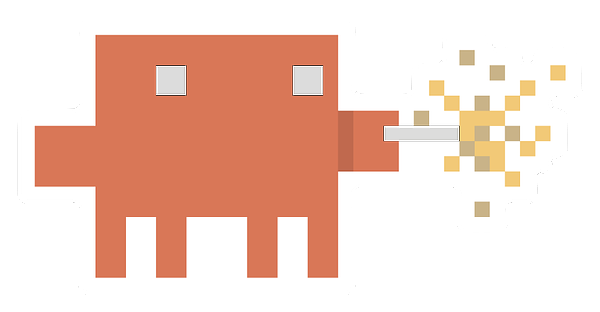
#> input picture .github/clawd.png, 600 x 312 px
$ python make_og.py
#> lines starting #> are read from the running program, lines starting #| are printed output that depends on the picture
#!/usr/bin/env python3
"""Regenerate the Council social-preview cards.

Background + wordmark are rendered via SVG (rsvg-convert); the Clawd mascot
(clawd.png, already transparent with its own cream outline) is composited on the
right with a soft drop shadow. Outputs clawd-crimson.png and clawd-purple.png.

Requirements: rsvg-convert (librsvg) and Pillow.
    python3 .github/make_og.py
"""
import subprocess
import tempfile
from pathlib import Path
from PIL import Image, ImageFilter

HERE = Path(__file__).resolve().parent
MASCOT = HERE / "clawd.png"

CREAM = "#f4f1e8"
TARGET_W = 480              # mascot width on the card
RIGHT_EDGE = 1205           # mascot right edge x
CENTER_Y = 322              # mascot vertical center

VARIANTS = {
    "clawd-purple": "#5b2a86",   # crimson alt: "#9b1c31"
}


def build_svg(bg):
    return f'''<svg xmlns="http://www.w3.org/2000/svg" width="1280" height="640" viewBox="0 0 1280 640">
  <rect width="1280" height="640" fill="{bg}"/>
  <rect x="40" y="40" width="1200" height="560" fill="none" stroke="#ffffff" stroke-opacity="0.10" stroke-width="1"/>
  <text x="88" y="150" font-family="Menlo, monospace" font-size="20" letter-spacing="5" fill="#ffffff" fill-opacity="0.62" xml:space="preserve">CLAUDE  CODE  ·  AGENT  SKILL</text>
  <text x="84" y="300" font-family="Helvetica Neue, Helvetica, Arial, sans-serif" font-weight="700" font-size="150" letter-spacing="-3" fill="{CREAM}">Council</text>
  <rect x="92" y="336" width="190" height="4" fill="{CREAM}"/>
  <text x="90" y="404" font-family="Helvetica Neue, Helvetica, Arial, sans-serif" font-size="32" fill="#ffffff" fill-opacity="0.82">Pressure-test any decision —</text>
  <text x="90" y="446" font-family="Helvetica Neue, Helvetica, Arial, sans-serif" font-size="32" fill="#ffffff" fill-opacity="0.82">five advisors, one verdict.</text>
  <text x="90" y="560" font-family="Menlo, monospace" font-size="20" letter-spacing="1" fill="#ffffff" fill-opacity="0.45">github.com/unhingged/council</text>
</svg>'''


# prepare the mascot once: trim transparent margins, scale to TARGET_W
m = Image.open(MASCOT).convert("RGBA")
#> m is the input picture: PIL image 600x312 RGBA; mean R, G, B, A 135, 104.1, 92.2, 145.1
m = m.crop(m.getbbox())
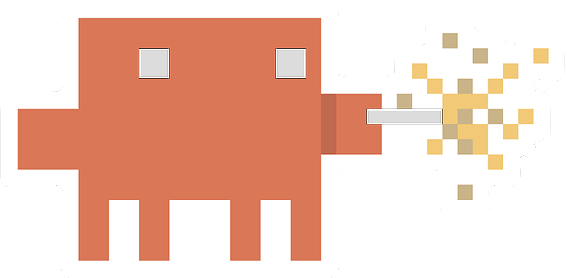
#> m: PIL image 567x278 RGBA; mean R, G, B, A 160.3, 123.7, 109.5, 172.4; transparent parts drawn white
m = m.resize((TARGET_W, round(m.height * TARGET_W / m.width)), Image.LANCZOS)
#> m: PIL image 480x235 RGBA
mx = RIGHT_EDGE - m.width
#> mx = 725
my = CENTER_Y - m.height // 2
#> my = 205

# soft drop shadow from the alpha channel
shadow = Image.new("RGBA", m.size, (0, 0, 0, 0))
#> shadow: PIL image 480x235 RGBA; every value is 0
shadow.putalpha(m.split()[3].point(lambda a: 110 if a > 40 else 0))
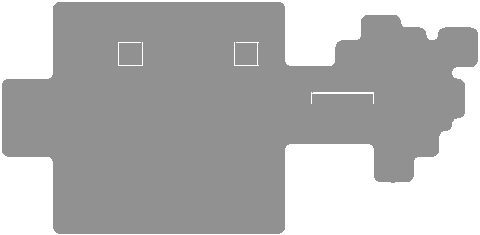
#> shadow: PIL image 480x235 RGBA; mean R, G, B, A 0, 0, 0, 76.2; transparent parts drawn white
shadow = shadow.filter(ImageFilter.GaussianBlur(7))
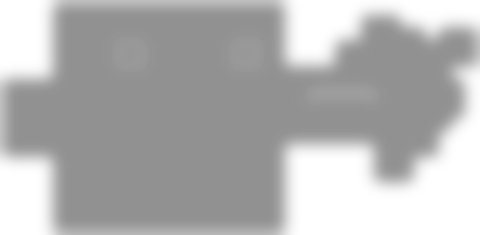
#> shadow: PIL image 480x235 RGBA; mean R, G, B, A 0, 0, 0, 75.5; transparent parts drawn white

for name, bg in VARIANTS.items():
    with tempfile.TemporaryDirectory() as tmp:
        svg_path = Path(tmp) / "card.svg"
        base_png = Path(tmp) / "base.png"
        svg_path.write_text(build_svg(bg))
        subprocess.run(["rsvg-convert", "-w", "1280", "-h", "640", str(svg_path), "-o", str(base_png)], check=True)
#> (this line was passed over: subprocess is not available in this run)
#> (the run stopped early here; a loop or call above may not have finished)
